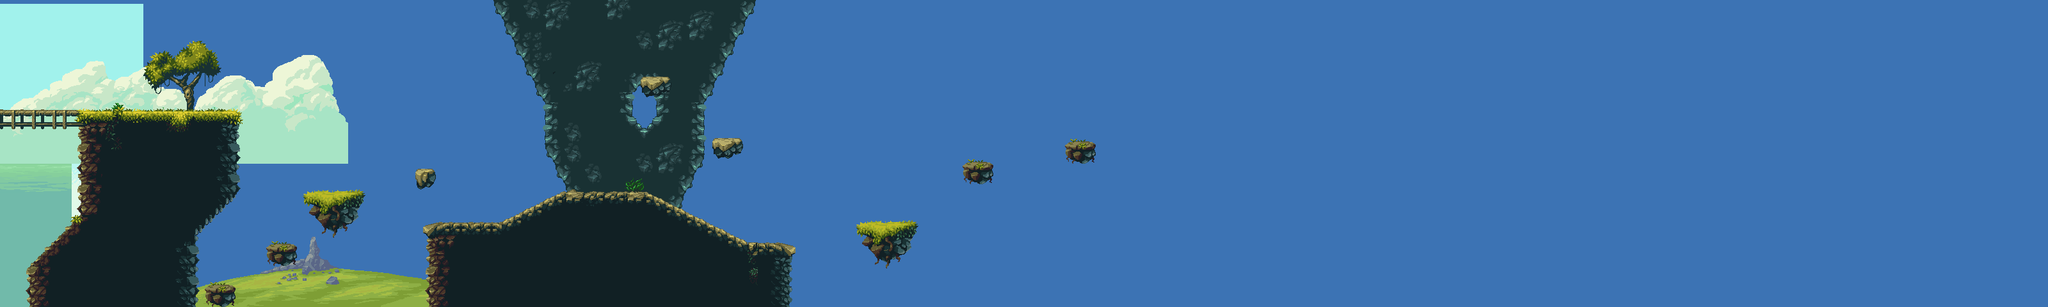

Tiled map render using the project's own tile images. Description and the map definition, with tile-layer contents summarised, below:
An orthogonal 200x30 tile map with 16x16 px tiles, 2 tile layers (background, foreground), 2 tilesets, 4 image layers and 25 objects (4x CoinEntity, 3x JumpingEnemy, 2x RunningEnemy, 2x ShootingEnemy, mainPlayer, ...).

<map version="1.0" tiledversion="1.1.5" orientation="orthogonal" renderorder="left-down" width="200" height="30" tilewidth="16" tileheight="16" infinite="0" backgroundcolor="#3c73b4" nextobjectid="133">
 <tileset firstgid="1" source="tileset.tsx" />
 <tileset firstgid="1161" source="tileset.tsx" />
 <imagelayer name="sky" offsetx="-0.837731" offsety="6.70185">
  <image source="../img/map/sky.png" width="224" height="608" />
  <properties>
   <property name="ratio" type="float" value="0.1" />
   <property name="repeat" value="repeat-x" />
  </properties>
 </imagelayer>
 <imagelayer name="clouds">
  <image source="../img/map/clouds.png" width="544" height="256" />
  <properties>
   <property name="ratio" type="float" value="0.2" />
   <property name="repeat" value="repeat-x" />
  </properties>
 </imagelayer>
 <imagelayer name="sea">
  <image source="../img/map/sea.png" width="112" height="512" />
  <properties>
   <property name="ratio" type="float" value="0.35" />
   <property name="repeat" value="repeat-x" />
  </properties>
 </imagelayer>
 <imagelayer name="ground">
  <image source="../img/map/far-grounds.png" width="1200" height="480" />
  <properties>
   <property name="ratio" type="float" value="0.5" />
  </properties>
 </imagelayer>
 <layer name="background" width="200" height="30">
  <data>[6000 cells, 892 non-empty, 276 distinct tile ids]</data>
 </layer>
 <objectgroup color="#23ff06" name="Entity">
  <object id="1" name="mainPlayer" x="-1.13709" y="103.663" width="32" height="64">
   <properties>
    <property name="framewidth" type="int" value="64" />
    <property name="image" type="file" value="../img/sprite/tim.png" />
    <property name="width" type="float" value="32" />
   </properties>
  </object>
  <object id="82" name="CoinEntity" x="562.674" y="254.686" width="32" height="32" rotation="180">
   <properties>
    <property name="framewidth" type="int" value="32" />
    <property name="image" type="file" value="../img/sprite/spinning_coin_gold.png" />
   </properties>
  </object>
  <object id="120" name="HeartEntity" x="868.784" y="76.0405" width="32" height="32" rotation="180">
   <properties>
    <property name="framewidth" type="int" value="32" />
    <property name="image" type="file" value="../img/sprite/heart-bouncing.png" />
   </properties>
  </object>
  <object id="121" name="CoinEntity" x="520.991" y="254.686" width="32" height="32" rotation="180">
   <properties>
    <property name="framewidth" type="int" value="32" />
    <property name="image" type="file" value="../img/sprite/spinning_coin_gold.png" />
   </properties>
  </object>
  <object id="122" name="CoinEntity" x="458.859" y="350.636" width="32" height="32" rotation="180">
   <properties>
    <property name="framewidth" type="int" value="32" />
    <property name="image" type="file" value="../img/sprite/spinning_coin_gold.png" />
   </properties>
  </object>
  <object id="123" name="CoinEntity" x="362.123" y="419.059" width="32" height="32" rotation="180">
   <properties>
    <property name="framewidth" type="int" value="32" />
    <property name="image" type="file" value="../img/sprite/spinning_coin_gold.png" />
   </properties>
  </object>
 </objectgroup>
 <layer name="foreground" width="200" height="30">
  <data>[6000 cells, 423 non-empty, 115 distinct tile ids]</data>
 </layer>
 <objectgroup color="#ff0000" name="EnemyEntities">
  <object id="20" name="RunningEnemy" x="117.064" y="104.785" width="244.533" height="64" />
  <object id="115" name="ShootingEnemy" x="646.78" y="221.774" width="36" height="36" />
  <object id="117" name="RunningEnemy" x="676.403" y="219.841" width="558.008" height="64" />
  <object id="127" name="JumpingEnemy" x="1510.1" y="196.186" width="36" height="36" />
  <object id="130" name="JumpingEnemy" x="1669.75" y="167.086" width="36" height="36" />
  <object id="131" name="JumpingEnemy" x="927.303" y="202.806" width="36" height="36" />
  <object id="132" name="ShootingEnemy" x="1365.56" y="304.633" width="36" height="36" />
 </objectgroup>
 <objectgroup name="collision">
  <object id="107" x="2.52845" y="174.463" width="369.153" height="24.4416" />
  <object id="108" x="479.562" y="304.256" width="85.9671" height="34.5554" />
  <object id="109" x="417.193" y="385.166" width="46.3548" height="26.1273" />
  <object id="110" x="321.113" y="448.378" width="45.512" height="25.2845" />
  <object id="113" x="372.304" y="200.918">
   <polyline points="0,0 -1.05469,102.304 -69.0819,167.695 -69.0819,278.437" />
  </object>
  <object id="114" x="672.048" y="478.305">
   <polyline points="0,0 1.00908,-128.231 112.778,-129.479 212.54,-176.798 338.413,-176.906 498.248,-96.4717 556.643,-96.7881 557.013,0" />
  </object>
  <object id="116" x="651.867" y="266.398" width="25.227" height="22.1998" />
  <object id="118" x="1004.63" y="121.66" width="39.9781" height="24.7347" />
  <object id="119" x="1116.22" y="217.435" width="40.841" height="24.7347" />
  <object id="125" x="1340.15" y="349.194" width="91.2308" height="44.8289" />
  <object id="126" x="1506.1" y="255.604" width="43.256" height="28.313" />
  <object id="129" x="1666.54" y="219.426" width="43.256" height="29.886" />
 </objectgroup>
</map>